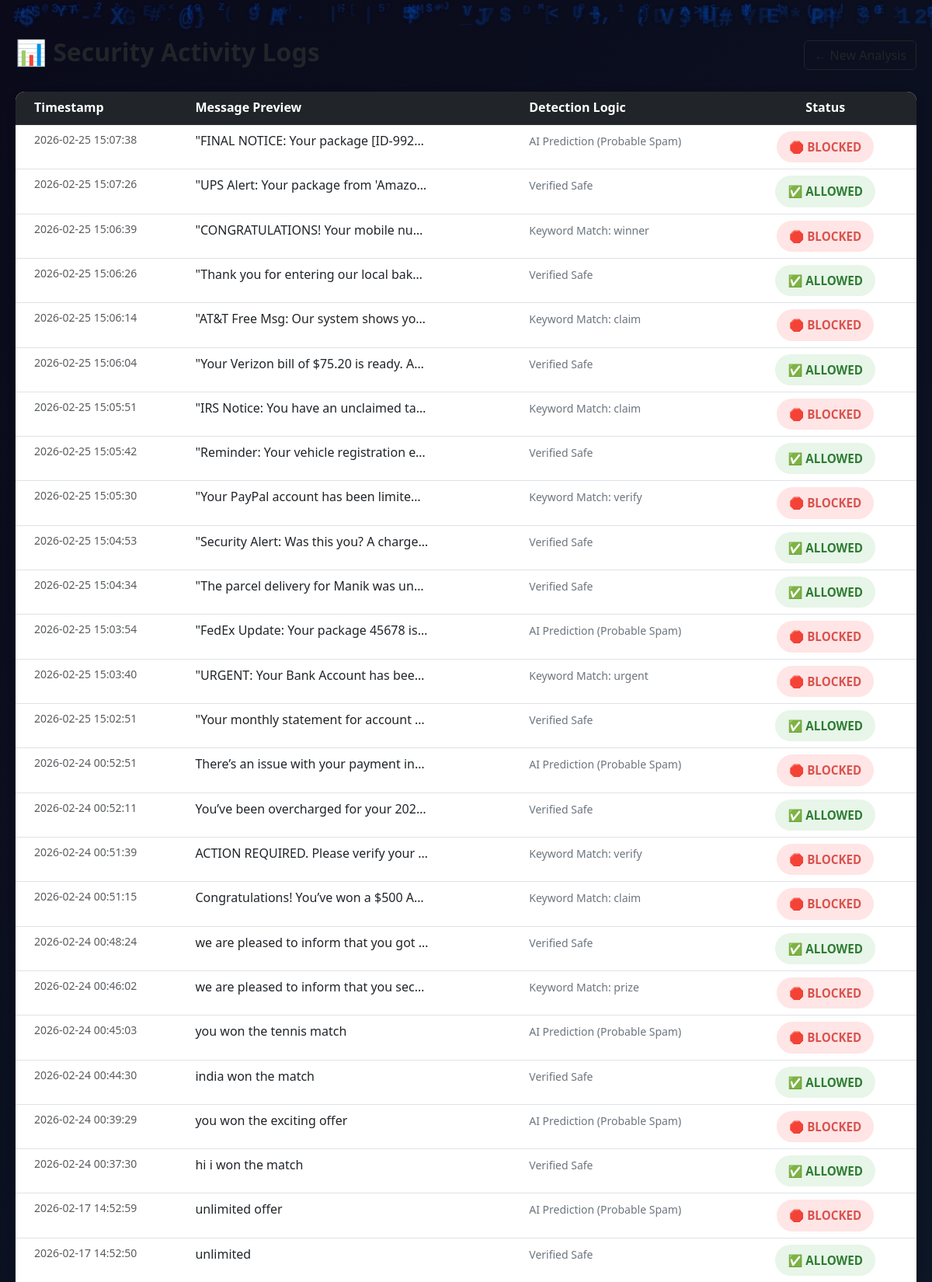
/dashboard (upper part), run on the app's committed database.
### models/database.py (models this page shows, shortened)
class PhishingLog(db.Model):
    __tablename__ = 'phishing_logs'
    id = db.Column(db.Integer, primary_key=True)
    content = db.Column(db.Text, nullable=False)
    is_phishing = db.Column(db.Boolean, nullable=False)
    reason = db.Column(db.String(100))
    timestamp = db.Column(db.DateTime, default=datetime.utcnow)

### app.py (the view)
@app.route('/dashboard')
def dashboard():
    logs = PhishingLog.query.order_by(PhishingLog.timestamp.desc()).all()
    return render_template('dashboard.html', logs=logs)

### templates/dashboard.html (shortened to what this page needs)
<!DOCTYPE html>
<html lang="en">
<head>
    <link href="https://cdn.jsdelivr.net/npm/bootstrap@5.3.0/dist/css/bootstrap.min.css" rel="stylesheet">
</head>
<body class="bg-light">
    <div class="container py-5">
        <div class="d-flex justify-content-between align-items-center mb-4">
            <h2 class="fw-bold text-dark">📊 Security Activity Logs</h2>
            <a href="/" class="btn btn-outline-dark">← New Analysis</a>
        </div>
        <div class="card table-card">
            <div class="table-responsive">
                <table class="table table-hover mb-0">
                    <thead class="table-dark">
                        <tr>
                            <th class="ps-4">Timestamp</th>
                            <th>Message Preview</th>
                            <th>Detection Logic</th>
                            <th class="text-center pe-4">Status</th>
                        </tr>
                    </thead>
                    <tbody>
                        {% for log in logs %}
                        <tr>
                            <td class="ps-4 text-muted small">{{ log.timestamp.strftime('%Y-%m-%d %H:%M:%S') }}</td>
                            <td><div class="text-truncate" style="max-width: 300px;">{{ log.content }}</div></td>
                            <td><span class="text-secondary small italic">{{ log.reason }}</span></td>
                            <td class="text-center pe-4">
                                {% if log.is_phishing %}
                                    <span class="status-badge bg-blocked">🛑 BLOCKED</span>
                                {% else %}
                                    <span class="status-badge bg-allowed">✅ ALLOWED</span>
                                {% endif %}
                            </td>
                        </tr>
                        {% endfor %}
                    </tbody>
                </table>
            </div>
        </div>
    </div>
</body>
</html>

### templates/dashboard.html (style rules this page uses)
.table-card { border-radius: 12px; overflow: hidden; border: none; box-shadow: 0 4px 15px rgba(0,0,0,0.05); }
.status-badge { padding: 6px 12px; border-radius: 20px; font-size: 0.85rem; font-weight: bold; }
.bg-blocked { background-color: #ffe5e5; color: #d9534f; }
.bg-allowed { background-color: #e8f5e9; color: #2e7d32; }
:root { --primary: #0066ff; --primary-dark: #0052cc; --primary-light: #66b3ff; --secondary: #003366; --dark: #0a0a1a; --light: #f0f8ff; --gray: #2d2d4d; --red: #ff4d4d; --green: #4dff4d; --text: #e0e0ff; --text-light: #ffffff; --border-radius: 15px; --box-shadow: 0 10px 30px rgba(0, 0, 0, 0.4); --transition: all 0.3s ease; }
* { margin: 0; padding: 0; box-sizing: border-box; }
html { scroll-behavior: smooth; }
body { background-color: var(--dark); color: var(--text); font-family: 'Segoe UI', Tahoma, Geneva, Verdana, sans-serif; line-height: 1.6; overflow-x: hidden; min-height: 100vh; position: relative; }
.container { max-width: 1200px; margin: 0 auto; padding: 0 20px; }
.status-badge { padding: 8px 16px; border-radius: 25px; font-weight: 700; font-size: 0.95rem; display: inline-block; text-align: center; min-width: 90px; }

### data on the page
PhishingLog: timestamp "2026-02-25 15:07:38", content "\"FINAL NOTICE: Your package [ID-992…", reason "AI Prediction (Probable Spam)", is_phishing "🛑 BLOCKED"
PhishingLog: timestamp "2026-02-25 15:07:26", content "\"UPS Alert: Your package from 'Amazo…", reason "Verified Safe", is_phishing "✅ ALLOWED"
PhishingLog: timestamp "2026-02-25 15:06:39", content "\"CONGRATULATIONS! Your mobile nu…", reason "Keyword Match: winner", is_phishing "🛑 BLOCKED"
PhishingLog: timestamp "2026-02-25 15:06:26", content "\"Thank you for entering our local bak…", reason "Verified Safe", is_phishing "✅ ALLOWED"
PhishingLog: timestamp "2026-02-25 15:06:14", content "\"AT&T Free Msg: Our system shows yo…", reason "Keyword Match: claim", is_phishing "🛑 BLOCKED"
PhishingLog: timestamp "2026-02-25 15:06:04", content "\"Your Verizon bill of $75.20 is ready. A…", reason "Verified Safe", is_phishing "✅ ALLOWED"
PhishingLog: timestamp "2026-02-25 15:05:51", content "\"IRS Notice: You have an unclaimed ta…", reason "Keyword Match: claim", is_phishing "🛑 BLOCKED"
PhishingLog: timestamp "2026-02-25 15:05:42", content "\"Reminder: Your vehicle registration e…", reason "Verified Safe", is_phishing "✅ ALLOWED"
PhishingLog: timestamp "2026-02-25 15:05:30", content "\"Your PayPal account has been limite…", reason "Keyword Match: verify", is_phishing "🛑 BLOCKED"
PhishingLog: timestamp "2026-02-25 15:04:53", content "\"Security Alert: Was this you? A charge…", reason "Verified Safe", is_phishing "✅ ALLOWED"
PhishingLog: timestamp "2026-02-25 15:04:34", content "\"The parcel delivery for Manik was un…", reason "Verified Safe", is_phishing "✅ ALLOWED"
PhishingLog: timestamp "2026-02-25 15:03:54", content "\"FedEx Update: Your package 45678 is…", reason "AI Prediction (Probable Spam)", is_phishing "🛑 BLOCKED"
PhishingLog: timestamp "2026-02-25 15:03:40", content "\"URGENT: Your Bank Account has bee…", reason "Keyword Match: urgent", is_phishing "🛑 BLOCKED"
PhishingLog: timestamp "2026-02-25 15:02:51", content "\"Your monthly statement for account…", reason "Verified Safe", is_phishing "✅ ALLOWED"
PhishingLog: timestamp "2026-02-24 00:52:51", content "There’s an issue with your payment in…", reason "AI Prediction (Probable Spam)", is_phishing "🛑 BLOCKED"
PhishingLog: timestamp "2026-02-24 00:52:11", content "You’ve been overcharged for your 202…", reason "Verified Safe", is_phishing "✅ ALLOWED"
PhishingLog: timestamp "2026-02-24 00:51:39", content "ACTION REQUIRED. Please verify your…", reason "Keyword Match: verify", is_phishing "🛑 BLOCKED"
PhishingLog: timestamp "2026-02-24 00:51:15", content "Congratulations! You’ve won a $500 A…", reason "Keyword Match: claim", is_phishing "🛑 BLOCKED"
PhishingLog: timestamp "2026-02-24 00:48:24", content "we are pleased to inform that you got…", reason "Verified Safe", is_phishing "✅ ALLOWED"
PhishingLog: timestamp "2026-02-24 00:46:02", content "we are pleased to inform that you sec…", reason "Keyword Match: prize", is_phishing "🛑 BLOCKED"
PhishingLog: timestamp "2026-02-24 00:45:03", content "you won the tennis match", reason "AI Prediction (Probable Spam)", is_phishing "🛑 BLOCKED"
PhishingLog: timestamp "2026-02-24 00:44:30", content "india won the match", reason "Verified Safe", is_phishing "✅ ALLOWED"
PhishingLog: timestamp "2026-02-24 00:39:29", content "you won the exciting offer", reason "AI Prediction (Probable Spam)", is_phishing "🛑 BLOCKED"
PhishingLog: timestamp "2026-02-24 00:37:30", content "hi i won the match", reason "Verified Safe", is_phishing "✅ ALLOWED"
PhishingLog: timestamp "2026-02-17 14:52:59", content "unlimited offer", reason "AI Prediction (Probable Spam)", is_phishing "🛑 BLOCKED"
PhishingLog: timestamp "2026-02-17 14:52:50", content "unlimited", reason "Verified Safe", is_phishing "✅ ALLOWED"
